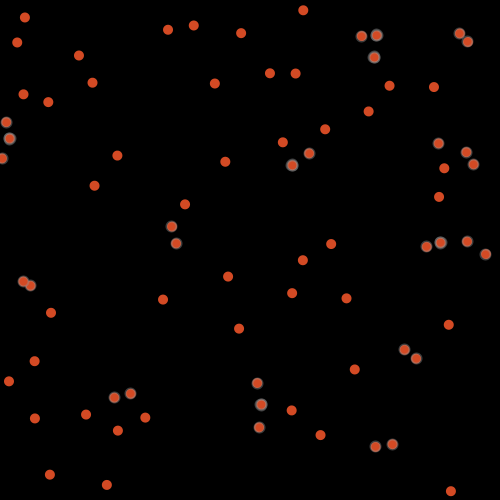
Frame 1 (no input)
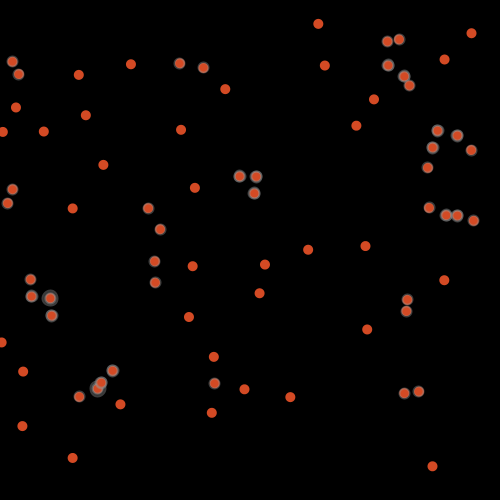
Frame 60 (the mouse pressed at the canvas centre just before this capture)
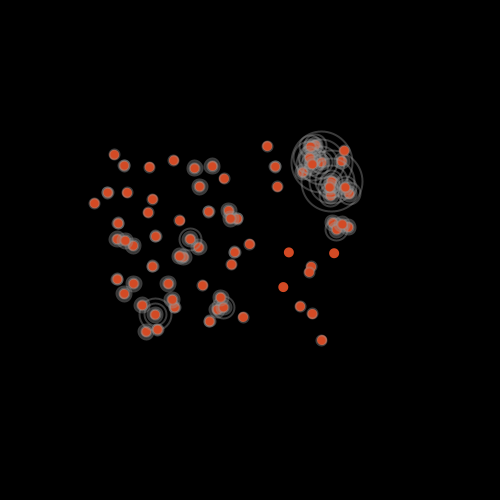
Frame 120 (the mouse held since frame 60 and released just before this capture)

The Processing sketch that drew these frames (run headless with seeded random() and noise(); from frame 60 on, the mouse is pressed at the canvas centre):

// Processing sketch: processing_42839
// ── processing_42839.pde

 int NUM_THINGS = 75;
 
  Thing[] things = new Thing[NUM_THINGS];
 
 
void setup() 
{
  size(500, 500); 
  smooth();
  frameRate(30);
 
 
  for (int i = 0; i < NUM_THINGS; i++) 
  {
    things[i] = new Thing();   // populating the array
 
    things[i].x = random(0, width);
    things[i].y = random(0, height);
    things[i].direction = random(0, 360);
  }
}
 
void draw() 
{
  Thing[] thingsall = new Thing[NUM_THINGS];
  
  background( 0, 0, 0);
 
  
  for (int i = 0; i < NUM_THINGS; i++)
  {
    
    things[i].update();        //beginning the bacteria colony
    
  
  }
  
  
  
  
  
}
 
 
class Thing
{
  //parameters of my thing
  float myDiameter = 10;
  float x;
  float y;
  float speedX = 2;
  float speedY = 2;
  float direction = 0;
 float  accelX=1;
 float accelY=1;
 float magx =0;
 float magy =0;
 float mousetrackX =0;
 float mousetrackY =0;
 
  //method(s) for my thing
  void update()
  {
    
  
    float dX = cos(radians(direction))*speedX*accelX+mousetrackX;
    float dY = sin(radians(direction))*speedY*accelY+mousetrackY;
    
    if (mousePressed){
    mousetrackX = (mouseX-x)/100;
    mousetrackY = (mouseY-y)/100;
    }
    else{
    mousetrackX =0;
    mousetrackY =0;
    
    }
    
    
    
    
 float ring =10;
 
 float growth =1;
 
 
    x = x + dX+magx;
    y = y + dY+magy;
 
    //managing borders
    if (x > width || x < 0)
    {
      speedX*=-1;
    }
 
    if (y > height||y < 0)
    {
      speedY*=-1;
    }
 
  color col = #D34A24;
  
  if (keyPressed ==true)
  col = #16642E;
  
    //draw the thing  
    fill(col);
    noStroke();
    ellipse(x, y, myDiameter, myDiameter);
 
    
    //example of interaction among things//
    //every object scans the other objects using the global array
    for (int i = 0; i < NUM_THINGS; i++)
    {
      //temporary variable to store the other
      Thing other = things[i];
 
      if (this != other && keyPressed == false)
      {
        
        if (dist(x, y, other.x, other.y)<300){        //objects magnetize to each other
        direction+=0.2;
        magx=(-x+other.x)/300;
        magy=(-y+other.y)/300;
        accelX+=0.2;
        accelY+=0.2;
        }
        
        if (dist(x, y, other.x, other.y)<100){        //objects magnetize to each other
        direction+=0.4;
        magx=(-x+other.x)/200;
        magy=(-y+other.y)/200;
        accelX+=0.5;
        accelY+=0.5;
        }
        
        else{
          accelX=1;
        accelY=1;
        }
        
        
        if (dist(x, y, other.x, other.y)<25 && ring<300){        //ring growth
          stroke(150, 100);
          strokeWeight(2);
          noFill();
        ellipse(x, y, ring, ring);
     ring+=growth;
   growth+=3;}
   
   
      
          
        
        
      }
      
      
    }
    
    ////////////
  }
}                                               
